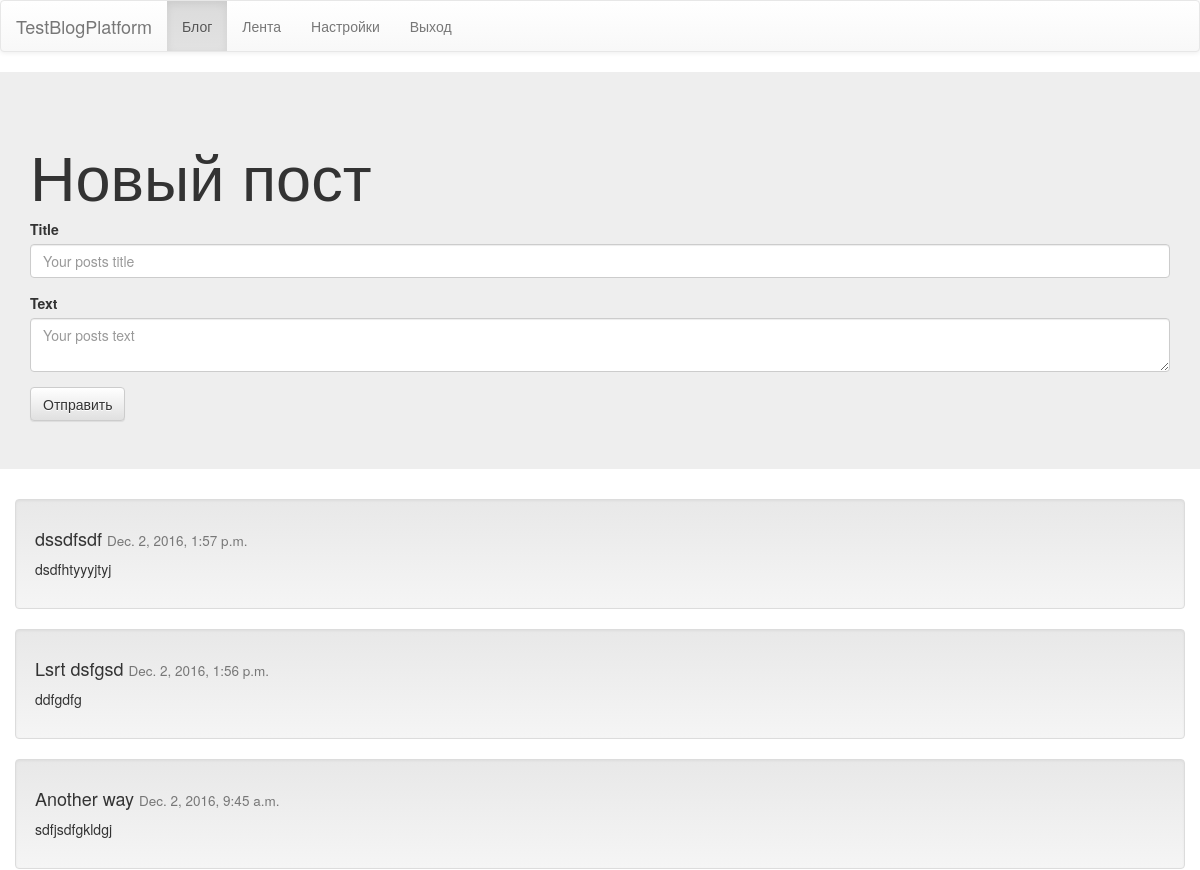
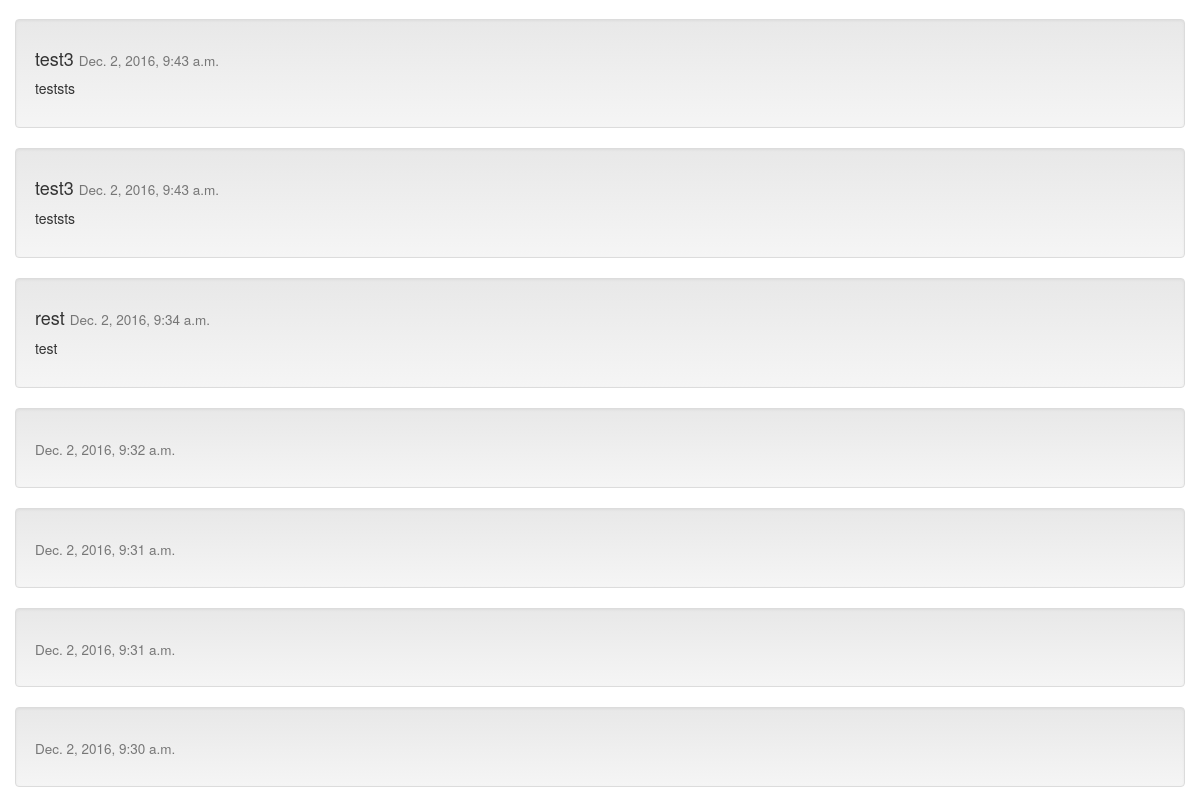
The page /blog/ (signed in) on the database as committed earlier (2 pictures, top to bottom).
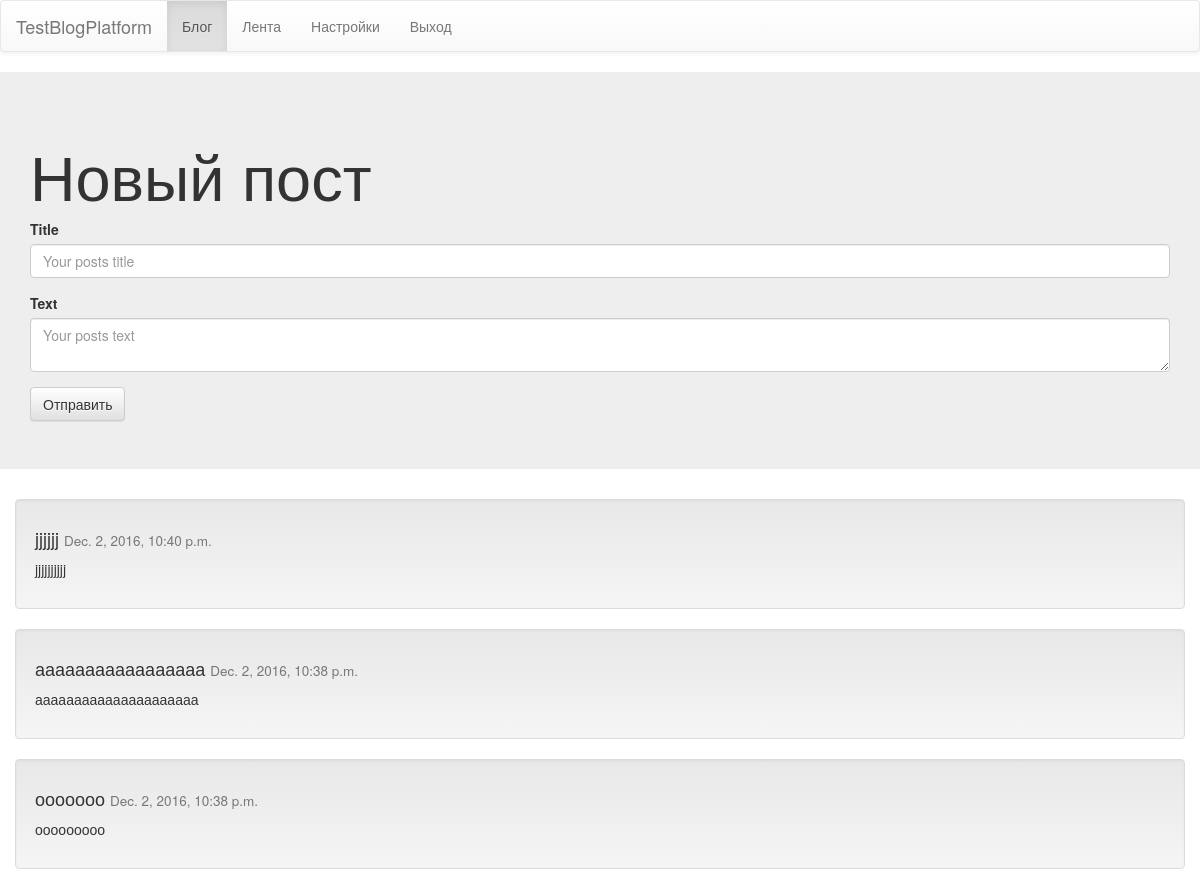
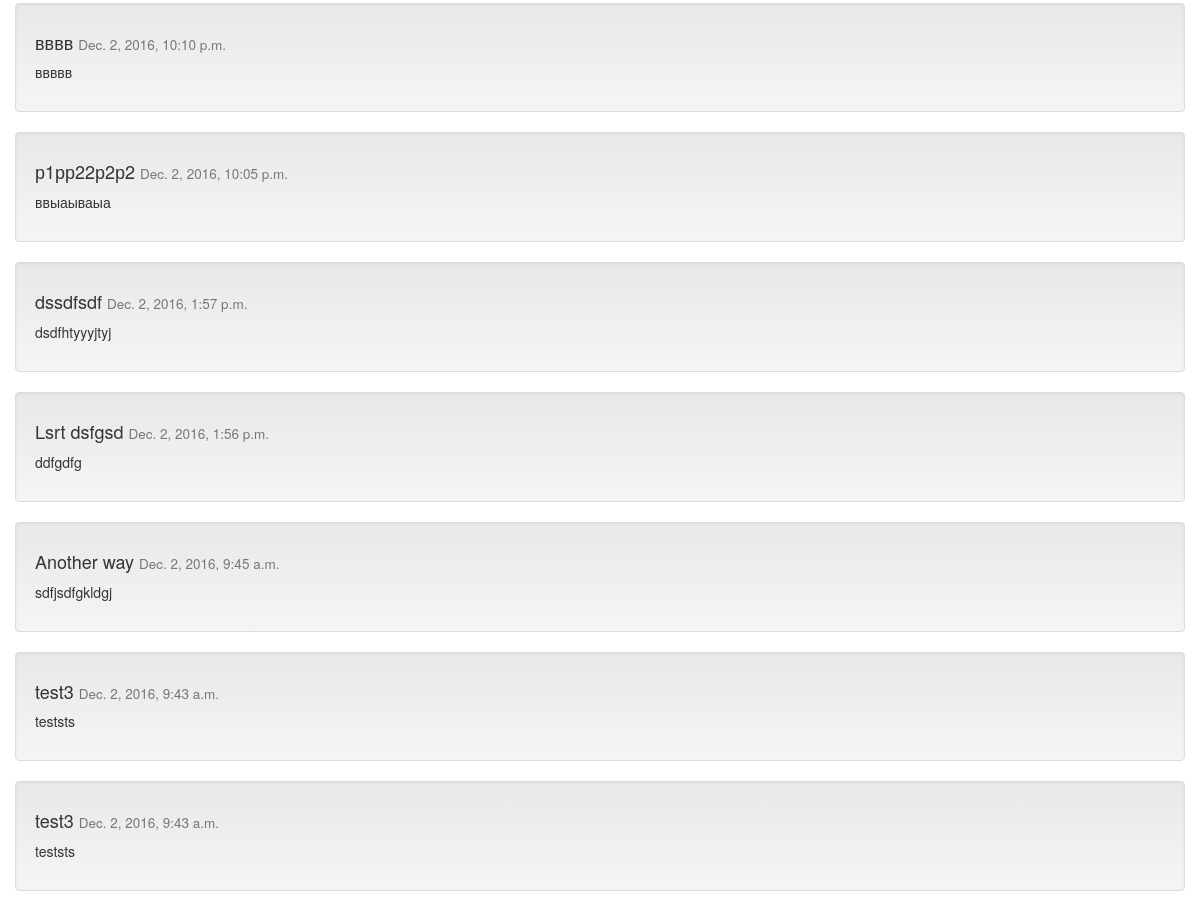
The same page on the database as committed later (2 pictures, top to bottom).
### testblogapp/models.py (models this page shows, shortened)
class Post(models.Model):
    class Meta:
        ordering = ["-append_time"]
    title = models.CharField(max_length=50)
    text = models.TextField()
    author = models.ForeignKey(User)
    append_time = models.DateTimeField(auto_now=True, editable=False)
    objects = PostManager()

### testblogapp/views.py (the view, shortened to what this page needs)
# urls.py: 2. Add a URL to urlpatterns:  url(r'^blog/', include('blog.urls'))
@login_required(login_url="./../login")
def blog(request):
    posts = Post.objects.filter(author=request.user).order_by("-append_time")[:10]
    if request.method=="GET":
        return render(request, "testblogapp/blog.html", {"posts":posts})

### templates/testblogapp/blog.html (shortened to what this page needs)
{% extends "testblogapp/template.html" %}
{% block content %}
<div class="jumbotron">
    <div class="container">
        <h1>Новый пост</h1>
        <form action="./../blog/" method="POST">
            <div class="form-group">
                <label for="title">Title</label>
                <input type="text" class="form-control" name="title" placeholder="Your posts title">
            </div>
            <div class="form-group">
                <label for="body">Text</label>
                <textarea class="form-control" name="body" placeholder="Your posts text"></textarea>
            </div>
            <button type="submit" class="btn btn-default" value="Send">Отправить</button>
        </form>
    </div>
</div>
<div class="container">
    {% for post in posts %}
        <div class="row">
            <div class="well">
                <h4>{{post.title}} <small>{{post.append_time}}</small></h4>
                <p class="text-justify">
                    {{post.text}}
                </p>
            </div>
        </div>
    {% endfor %}
</div>
{% endblock %}

Rows that differ between the two databases and show on the page:
no longer on this page (row unchanged): Post: title "rest", append_time "Dec. 2, 2016, 9:34 a.m.", text "test"
no longer on this page (row unchanged): Post: append_time "Dec. 2, 2016, 9:32 a.m."
no longer on this page (row unchanged): Post: append_time "Dec. 2, 2016, 9:31 a.m."
no longer on this page (row unchanged): Post: append_time "Dec. 2, 2016, 9:31 a.m."
no longer on this page (row unchanged): Post: append_time "Dec. 2, 2016, 9:30 a.m."
added Post: title "jjjjjj", append_time "Dec. 2, 2016, 10:40 p.m.", text "jjjjjjjjjj"
added Post: title "ааааааааааааааааа", append_time "Dec. 2, 2016, 10:38 p.m.", text "ааааааааааааааааааааа"
added Post: title "ооооооо", append_time "Dec. 2, 2016, 10:38 p.m.", text "ооооооооо"
added Post: title "вввв", append_time "Dec. 2, 2016, 10:10 p.m.", text "ввввв"
added Post: title "р1рр22р2р2", append_time "Dec. 2, 2016, 10:05 p.m.", text "ввыаываыа"
